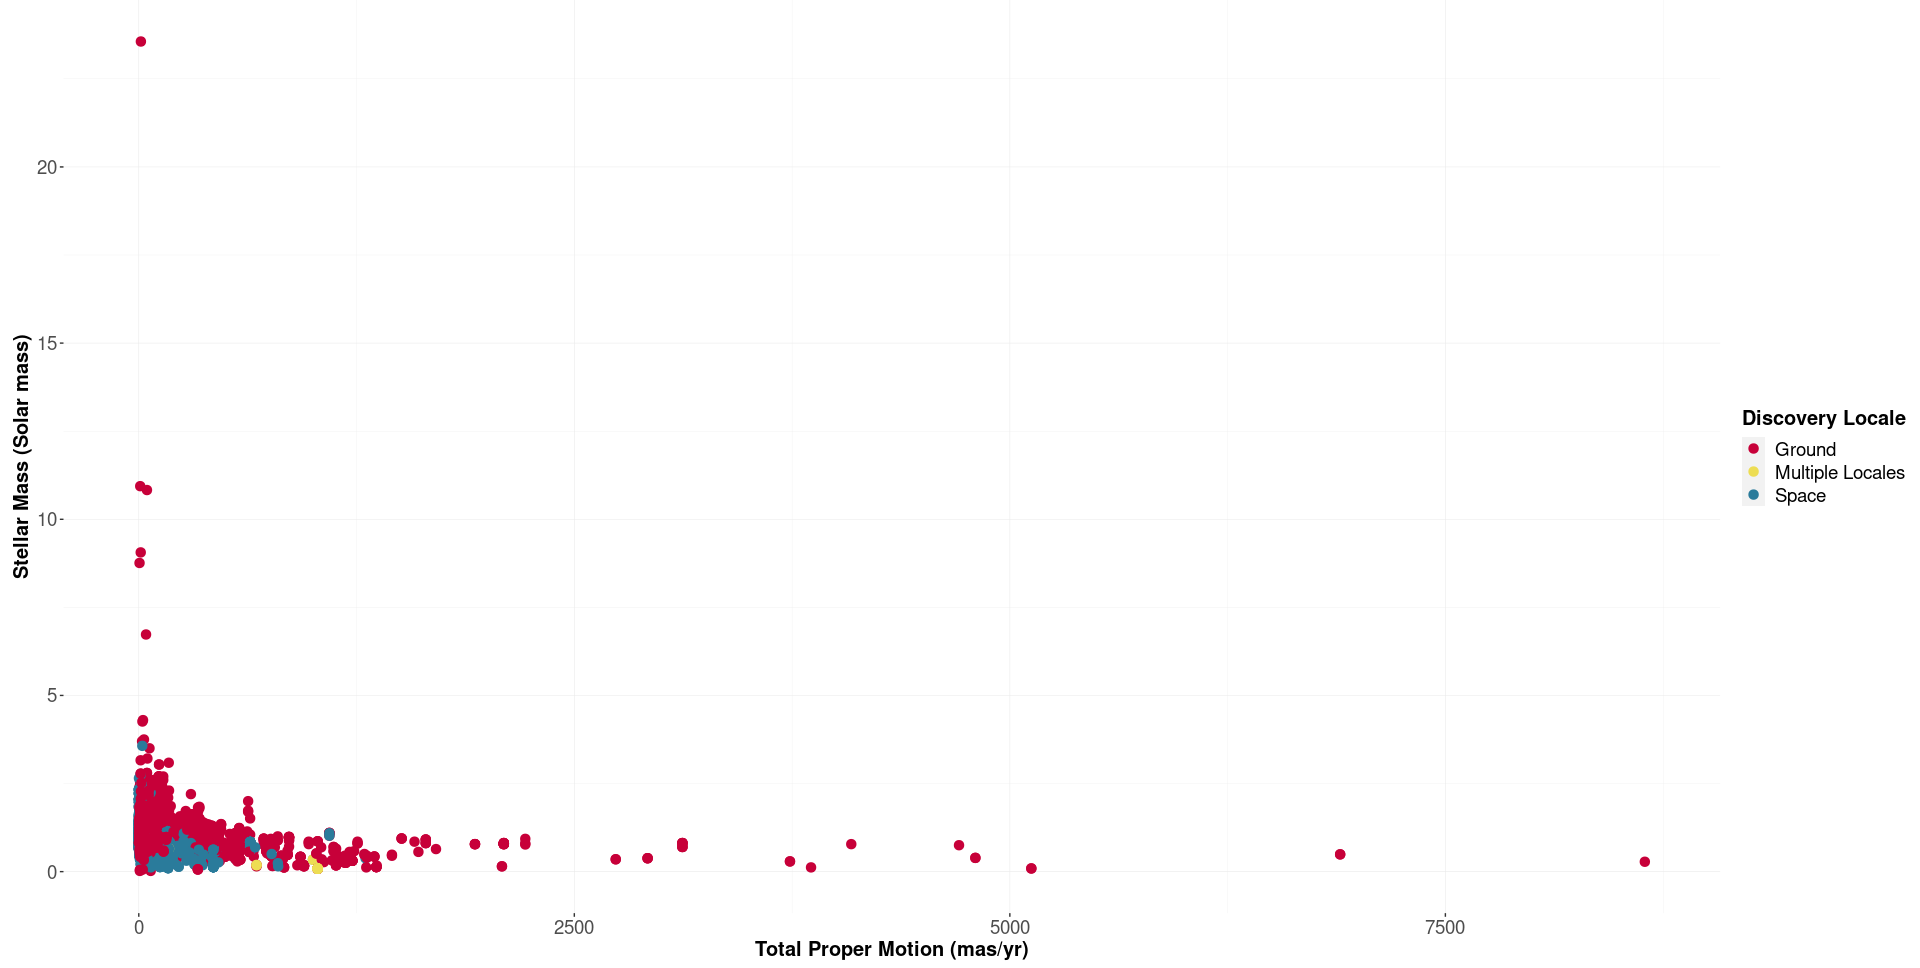

Source code (R):

# Paths:
path_data = "data/"
path_lib = "renv/library/R-4.1/x86_64-pc-linux-gnu/"

# Packages:
require(dplyr, lib = path_lib)
require(readr, lib = path_lib)
require(RColorBrewer, lib = path_lib)
require(ggplot2, lib = path_lib)

# Dataset:
df = readr::read_csv(paste0(path_data, "nasa_exoplanets.csv")) %>%
         as.data.frame()
attr(df, "spec") = NULL
df_varnames = readr::read_csv(paste0(path_data, "nasa_exoplanets_var_names.csv")) %>%
                  as.data.frame()
attr(df_varnames, "spec") = NULL

# Variables:
x_var = "sy_pm"
x_var_name = (df_varnames %>%
                 dplyr::filter(var == x_var))$var_name
y_var = "st_mass"
y_var_name = (df_varnames %>%
                 dplyr::filter(var == y_var))$var_name
color_var = "disc_locale"
color_var_name = (df_varnames %>%
                     dplyr::filter(var == color_var))$var_name

# Adapt the data:
df_plot = df %>%
              dplyr::select(all_of(x_var),
                            all_of(y_var),
                            all_of(color_var))

# Plot:
lvls = unique(df_plot[, color_var])
n_levels = length(lvls)
my_palette = c("#c70039", "#2a7b9b", "#eddd53")
names(my_palette) = lvls

p = ggplot(
        data = df_plot,
        aes(
            x = df_plot[, x_var],
            y = df_plot[, y_var],
            color = df_plot[, color_var]
        )
    ) +
    geom_point(
        size = 3
    ) +
    scale_color_manual(
        values = my_palette,
        name = color_var_name
    ) +
    theme(
        axis.text.x = element_text(
            size = 14,
            angle = 0,
            hjust = 0.5,
            vjust = 1
        ),
        axis.text.y = element_text(size = 14),
        axis.title.x = element_text(
            size = 15,
            face = "bold"
        ),
        axis.title.y = element_text(
            size = 15,
            face = "bold"
        ),
        legend.title = element_text(
            size = 15,
            face = "bold"
        ),
        legend.text = element_text(size = 14),
        panel.background = element_rect(fill = "white"),
        panel.grid.major = element_line(
            size = 0.2,
            linetype = "solid",
            colour = "#eaeaea"
        ),
        panel.grid.minor = element_line(
            size = 0.1,
            linetype = "solid",
            colour = "#eaeaea"
        ),
        plot.margin = margin(
            t = 0, 
            r = 5,
            b = 5, 
            l = 10,
            unit = "pt"
        )
    ) +
    xlab(x_var_name) +
    ylab(y_var_name)

p
